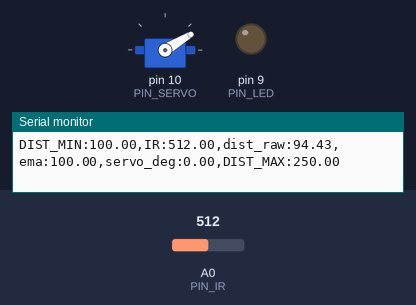
This sketch was run on a simulated Arduino Uno, built with avr-gcc and run on an emulated ATmega328P. Parts: servo, output pins drawn as LEDs (lit = HIGH), the last lines printed to the serial monitor. The test bench sets the inputs (shaded band); at power-on: A0 (PIN_IR) = 512.

Above: at 1.2 s.
1.3 s: A0 (PIN_IR) set to 478
At 1.8 s:
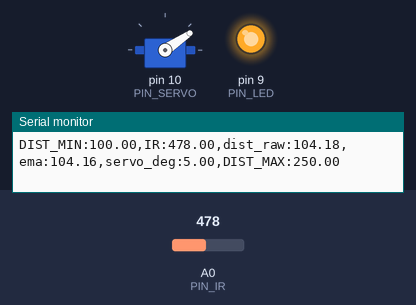
2.9 s: A0 (PIN_IR) set to 306
At 4.2 s:
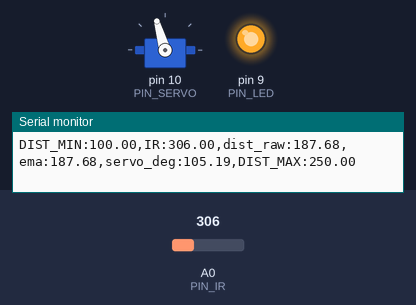
4.7 s: A0 (PIN_IR) set to 240
At 6.3 s:
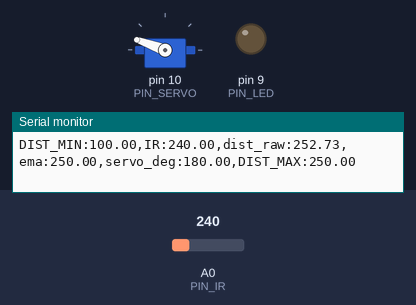
6.6 s: A0 (PIN_IR) set to 258
At 8.0 s:
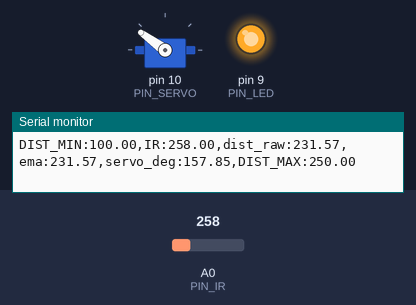
8.4 s: A0 (PIN_IR) set to 511
At 8.55 s:
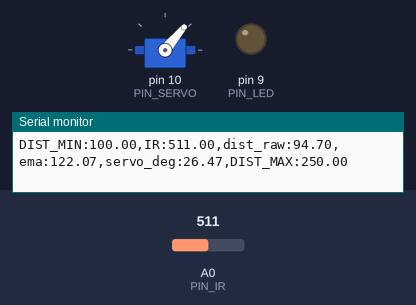
10.2 s: A0 (PIN_IR) set to 122
At 10.35 s:
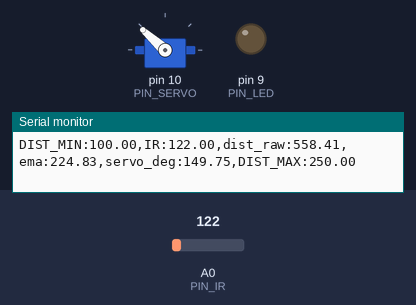
Timing chart, 0 to 13.0 s (numbered marks = the images above; inputs shaded):
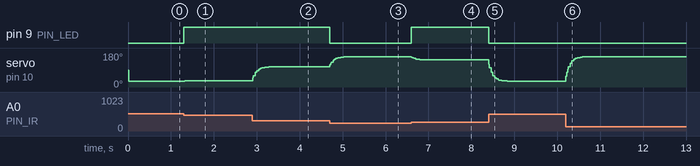

Measured:
- the behaviour switches between 493 and 492 on A0 (PIN_IR) (found by bisection; images 0 and 1)
- the behaviour switches between 242 and 243 on A0 (PIN_IR) (found by bisection; images 3 and 4)
- after the input at 1.3 s, pin 9 (PIN_LED): LOW → HIGH at once; servo on pin 10 (PIN_SERVO): 31° → 34° at once
- after the input at 2.9 s, servo on pin 10 (PIN_SERVO): moves from 34° to 106° over 0.38 s, starting at once
- after the input at 4.7 s, pin 9 (PIN_LED): HIGH → LOW at once; servo on pin 10 (PIN_SERVO): moves from 106° to 160° over 0.40 s, starting at once
- after the input at 6.6 s, pin 9 (PIN_LED): LOW → HIGH at once; servo on pin 10 (PIN_SERVO): 160° → 145° at once, → 144° 0.34 s later
- after the input at 8.4 s, pin 9 (PIN_LED): HIGH → LOW at once; servo on pin 10 (PIN_SERVO): moves from 144° to 31° over 0.44 s, starting at once
- after the input at 10.2 s, servo on pin 10 (PIN_SERVO): moves from 31° to 160° over 0.48 s, starting at once

The sketch:

17_example_3.ino
```cpp
#include <Servo.h>


#define PIN_IR     A0
#define PIN_LED    9
#define PIN_SERVO  10

#define _DUTY_MIN  861
#define _DUTY_NEU  1476
#define _DUTY_MAX  2194


#define _DIST_MIN  100.0f
#define _DIST_MAX  250.0f


#define EMA_ALPHA  0.2f


#define LOOP_INTERVAL  20UL

Servo myservo;

unsigned long last_loop_time = 0;
float dist_ema = 0.0f;
bool ema_init = false;

void setup()
{
  pinMode(PIN_LED, OUTPUT);
  digitalWrite(PIN_LED, LOW);

  myservo.attach(PIN_SERVO);
  myservo.writeMicroseconds(_DUTY_NEU);

  Serial.begin(115200);

  last_loop_time = millis();
}

void loop()
{
  unsigned long time_curr = millis();

  if (time_curr - last_loop_time < LOOP_INTERVAL)
    return;
  last_loop_time = time_curr;


  float a_value = analogRead(PIN_IR);
  float dist_raw;

  if (a_value > 9.5f)
    dist_raw = ((6762.0f / (a_value - 9.0f)) - 4.0f) * 10.0f;
  else
    dist_raw = _DIST_MAX + 1.0f;


  bool in_range = (dist_raw >= _DIST_MIN && dist_raw <= _DIST_MAX);
  digitalWrite(PIN_LED, in_range ? HIGH : LOW);

  float dist_clamped = dist_raw;
  if (dist_clamped < _DIST_MIN) dist_clamped = _DIST_MIN;
  if (dist_clamped > _DIST_MAX) dist_clamped = _DIST_MAX;


  if (!ema_init) {
    dist_ema = dist_clamped;
    ema_init = true;
  } else {
    dist_ema = EMA_ALPHA * dist_clamped + (1.0f - EMA_ALPHA) * dist_ema;
  }


  float duty_f = _DUTY_MIN
               + (dist_ema - _DIST_MIN) * (float)(_DUTY_MAX - _DUTY_MIN)
               / (_DIST_MAX - _DIST_MIN);

  int duty = (int)(duty_f + 0.5f);
  if (duty < _DUTY_MIN) duty = _DUTY_MIN;
  if (duty > _DUTY_MAX) duty = _DUTY_MAX;

  myservo.writeMicroseconds(duty);


  float angle = (duty - _DUTY_MIN) * 180.0f / (float)(_DUTY_MAX - _DUTY_MIN);


  Serial.print("DIST_MIN:");  Serial.print(_DIST_MIN);
  Serial.print(",IR:");       Serial.print(a_value);
  Serial.print(",dist_raw:"); Serial.print(dist_raw);
  Serial.print(",ema:");      Serial.print(dist_ema);
  Serial.print(",servo_deg:");Serial.print(angle);
  Serial.print(",DIST_MAX:"); Serial.print(_DIST_MAX);
  Serial.println();
}
```
